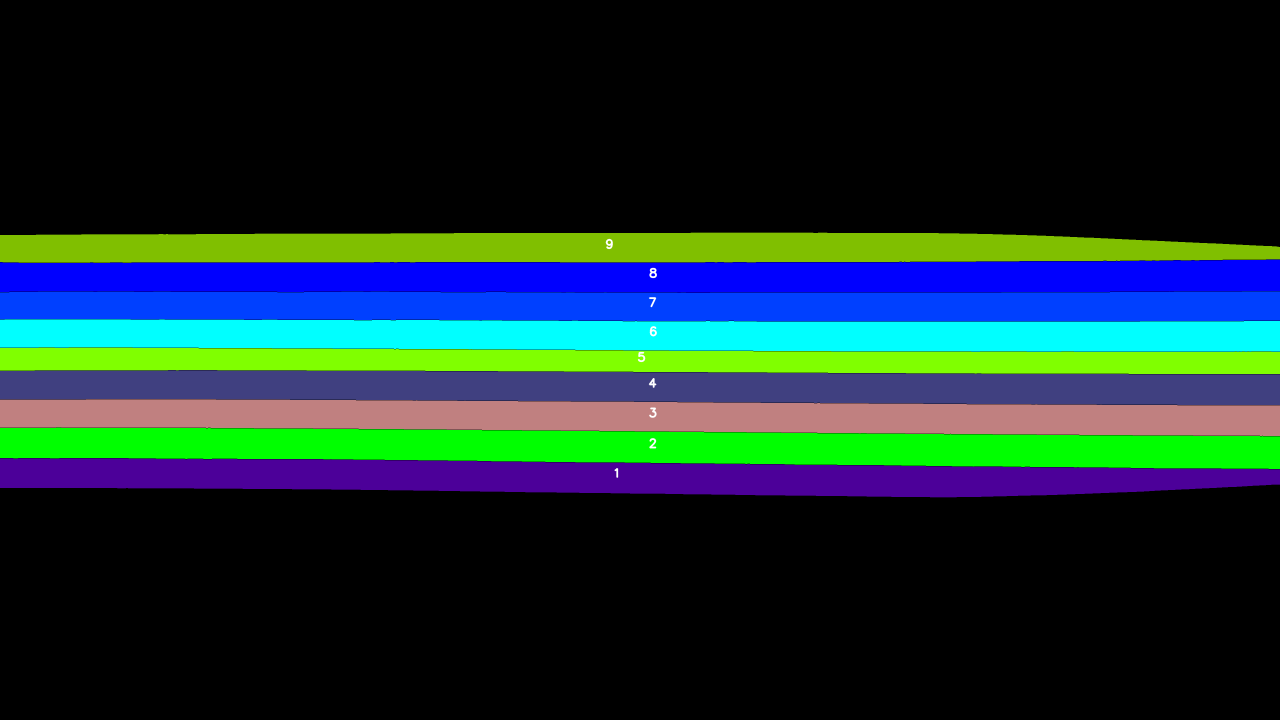
%> input picture Highway_Vis_tool/data/DJI_0044/44_laneWidthColorAndID.png, 3840 x 2160 px (shown at 1/3 size)
$ octave --eval "result = laneget('../data/DJI_0044/44_laneWidthColorAndID.png');"   (GNU Octave 9; MATLAB toolbox functions it lacks are replaced by stand-ins)
%> lines starting %> are read from the running program, lines starting %| are printed output that depends on the picture; in (x1, y1, x2, y2) boxes, pixels count from 0 and x2, y2 are one past the last pixel; in counts of white or black regions, pixels touching at a corner belong together; the program's own positions count from 1
function [X,Y]=laneget(Filename)
%% 从图片中获取车道线坐标

% Filename='C:\Users\Eyre_\OneDrive\桌面\法规专项\程序\监测\44\DJI_0044\44_laneWidthColorAndID.png';
A= imread(Filename);
% B= imread('C:\Users\Eyre_\OneDrive\桌面\法规专项\程序\监测\44\DJI_0044\44_laneWidthColorAndID.png');
A=sum(A,3);
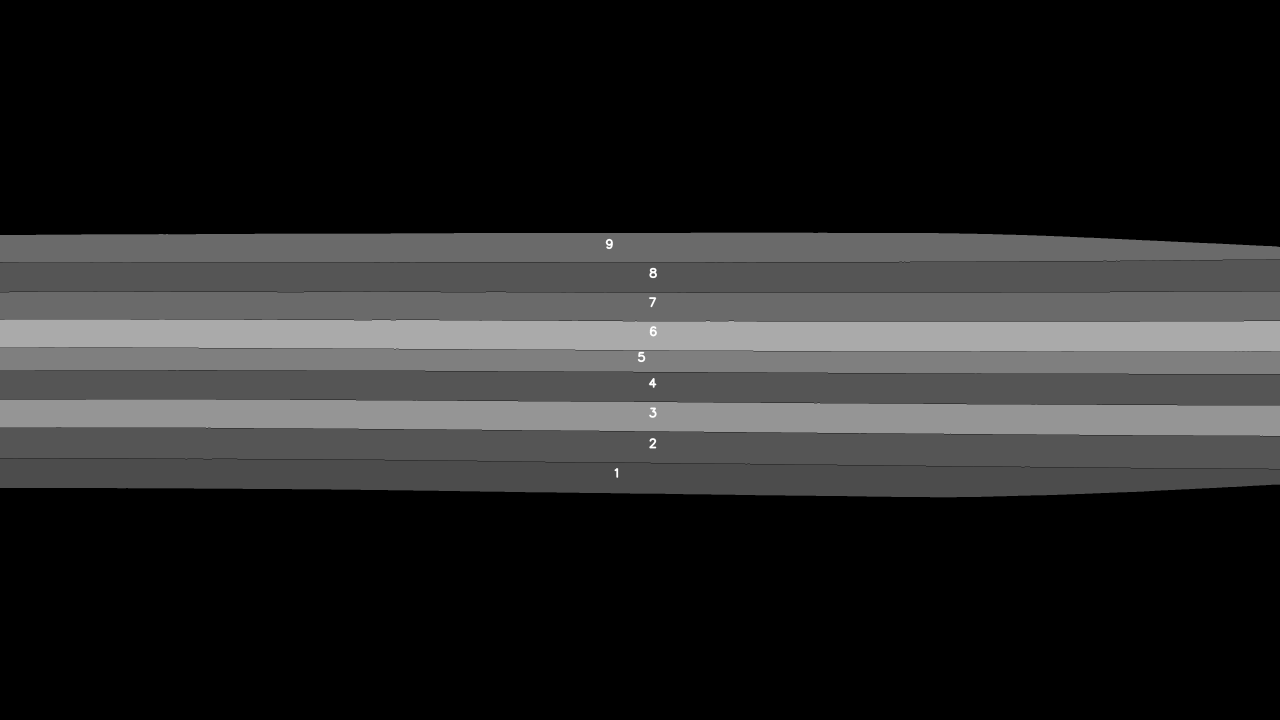
%> A: size 2160x3840 double (shown at 1/3 size); min 0, max 765, mean 116.1; drawn with min black and max white
a=A~=0;
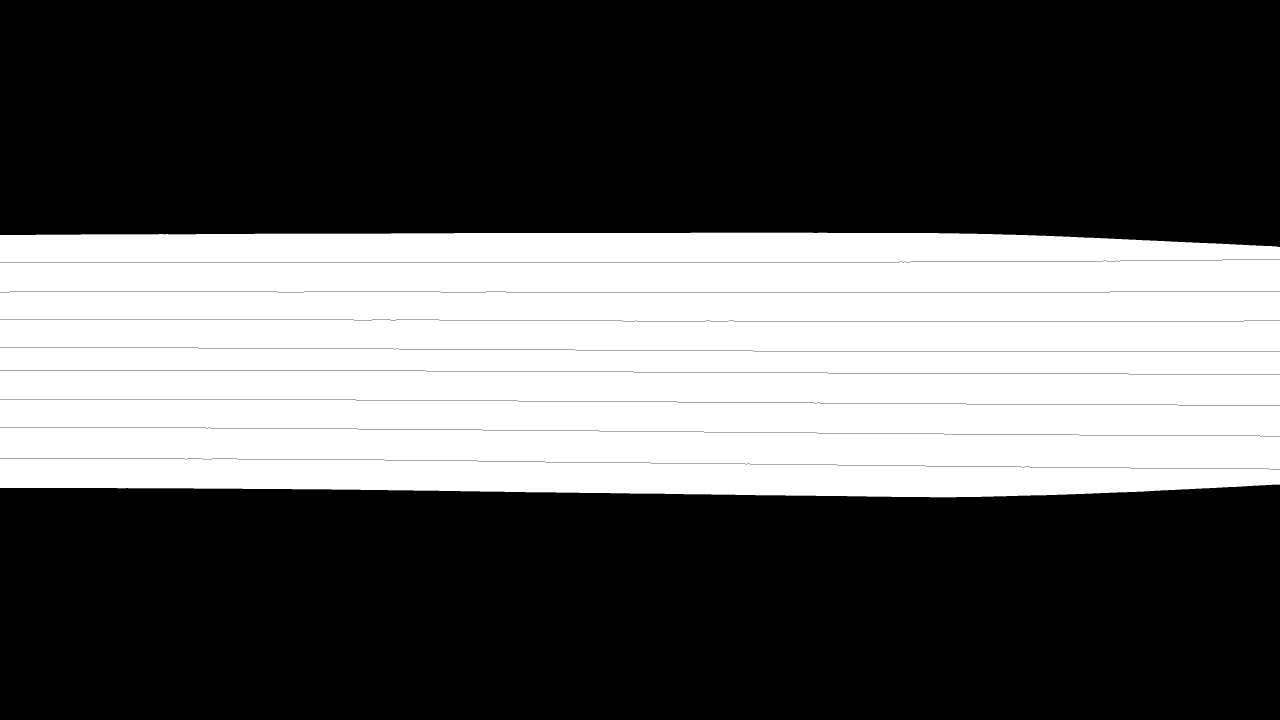
%> a: size 2160x3840 logical (shown at 1/3 size); 35.3% white; 1 white region, box (x1, y1, x2, y2) and area: (0, 698, 3840, 1492) 2928970
e=a(2:end,:)-a(1:end-1,:);
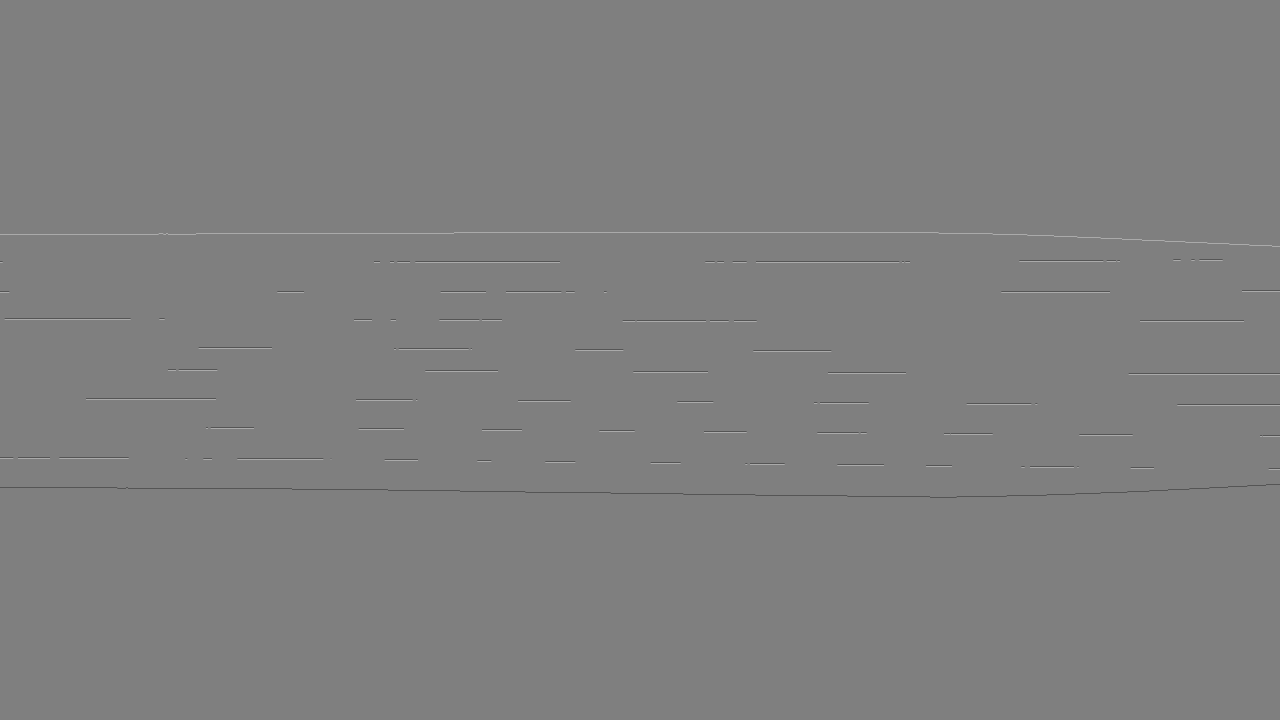
%> e: size 2159x3840 double (shown at 1/3 size); min -1, max 1, mean 0; drawn with min black and max white
b=repmat((2:size(A,1))',1,size(A,2));
c=[zeros(1,size(A,2));e.*b];
LineNumber=sum(unique(c(:,10))<=0);
%> LineNumber = 10
% 1 pixel = 0.0375 m
X=(1:size(A,2))*0.0375;
%> X = 3840 values from 0.0375 to 144
Y=zeros(LineNumber,size(A,2));
for idx=1:LineNumber
    if idx<LineNumber
        d=-min(c);
    else
        d=c(c~=0)';
    end
    Y(idx,:)=d.*0.0375;
    c(min(d)-1:max(d)+1,:)=0;
end
%> this loop made 10 passes
%> c: size 2160x3840 double; every value is 0
%> after the loop, d = 3840 values, max 742 at index 3837, min 699 at index 2073, mean 705.8
%> `result = laneget('../data/DJI_0044/44_laneWidthColorAndID.png');`: result = 3840 values from 0.0375 to 144
end
